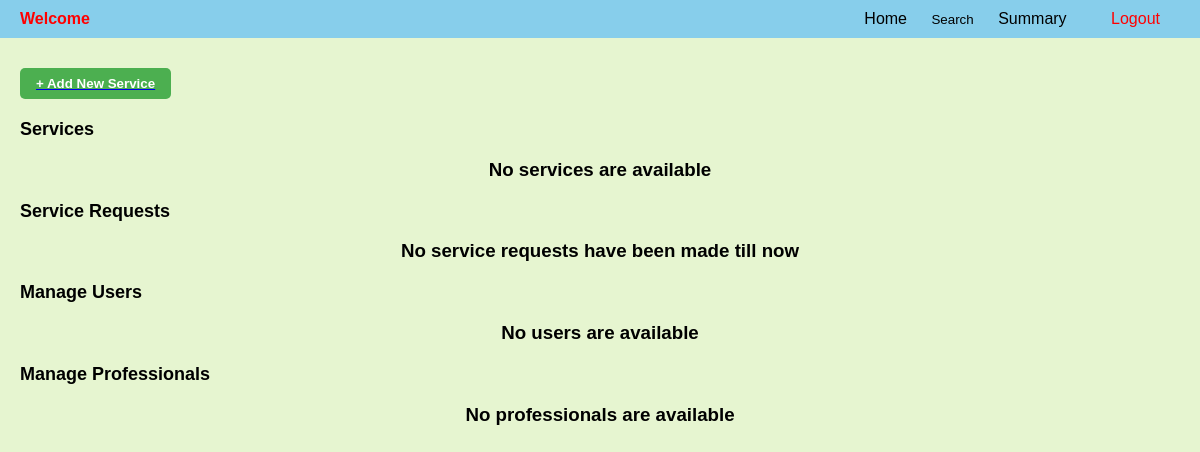
/admin, run on an earlier commit of the app's database.
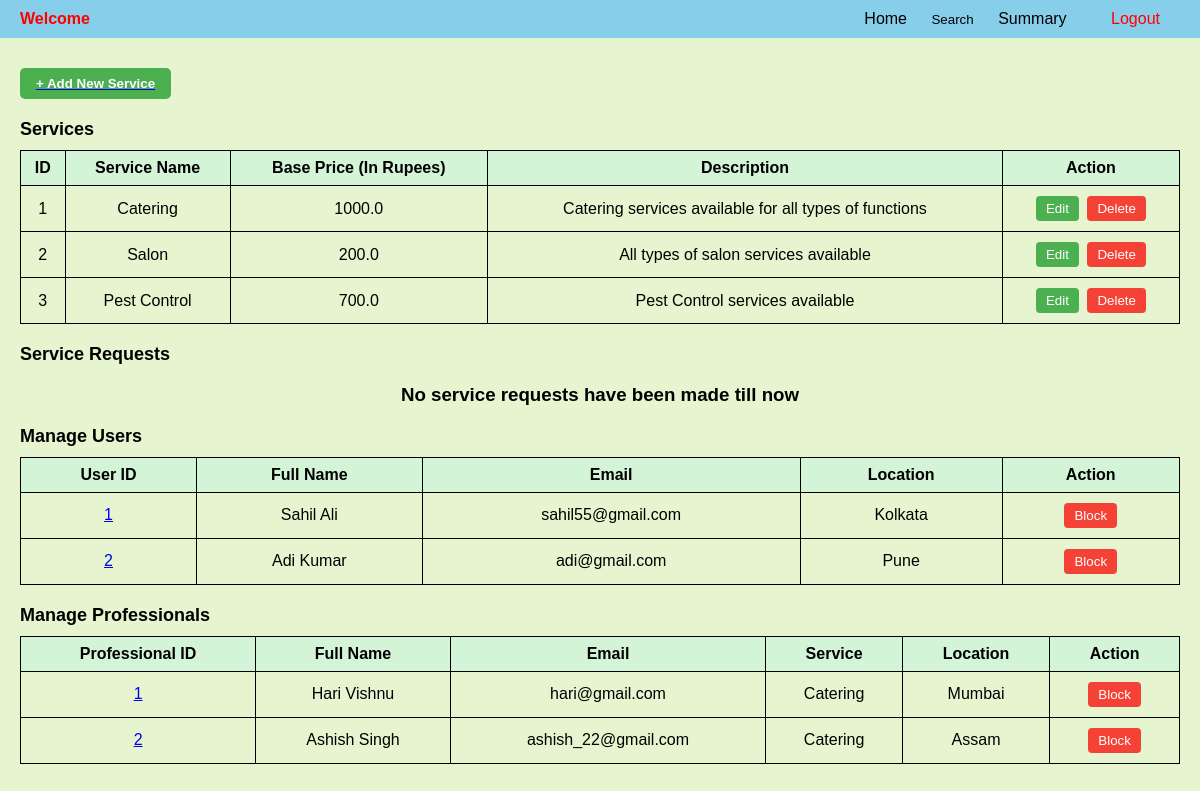
And on a later commit of the database.
### backend/models.py (models this page shows)
class Service(db.Model):
    __tablename__="service"
    id=db.Column(db.Integer,primary_key=True)
    name=db.Column(db.String,unique=True,nullable=False)
    baseprice=db.Column(db.Float, default=0.0)
    desc=db.Column(db.String,nullable=False)
    professionals=db.relationship('Prof_Info', back_populates='service',cascade='all,delete')

class User_Info(db.Model):
    __tablename__="user_info"
    id=db.Column(db.Integer,primary_key=True)
    email=db.Column(db.String,unique=True,nullable=False)
    password=db.Column(db.String,nullable=False)
    role=db.Column(db.Integer,default=1)
    full_name=db.Column(db.String,nullable=False)
    location=db.Column(db.String,nullable=False)
    pin_code=db.Column(db.Integer,nullable=False)
    user_status=db.Column(db.String,default='approved')
    phone=db.Column(db.Integer,nullable=False, unique=True)

class Prof_Info(db.Model):
    __tablename__="prof_info"
    id=db.Column(db.Integer,primary_key=True)
    email=db.Column(db.String,unique=True,nullable=False)
    password=db.Column(db.String,nullable=False)
    role=db.Column(db.Integer,default=2)
    full_name=db.Column(db.String,nullable=False)
    service_name=db.Column(db.Integer, db.ForeignKey("service.id"), nullable=False)
    experience=db.Column(db.Integer,nullable=False)
    location=db.Column(db.String,nullable=False)
    pin_code=db.Column(db.Integer,nullable=False)
    prof_status=db.Column(db.String,default='requested')#requested,approved,rejected,blocked
    service=db.relationship("Service",back_populates="professionals")
    phone=db.Column(db.Integer,nullable=False, unique=True)

### backend/controllers.py (the view)
@app.route("/admin")
def admin_dashboard():
    services = Service.query.all()
    professionals = Prof_Info.query.all()
    users = User_Info.query.all()
    service_requests = Service_req.query.all()
    return render_template("admin_dash.html", services=services, professionals=professionals, users=users, service_requests=service_requests)

### templates/admin_dash.html (shortened to what this page needs)
{% extends "admin_layout.html" %}
{% block content %}
</head>
<body>
    <div class="container">
        <a href="/service" type="button">
            <button type="submit" class="btn-add">+ Add New Service</button>
        </a>
        <div class="section-title">Services</div>
        {% if services %}
        <table class="table">
             <tr>
                <th>ID</th>
                <th>Service Name</th>
                <th>Base Price (In Rupees)</th>
                <th>Description</th>
                <th>Action</th>
             </tr>
             {% for service in services %}
             <tr>
                <td>{{ service.id }}</td>
                <td>{{ service.name }}</td>
                <td>{{ service.baseprice }}</td>
                <td>{{ service.desc }}</td>
                <td class="action-buttons">
                    <a href="/edit_service/{{service.id}}" type="button"><button class="btn-edit">Edit</button></a>
                    <form action="{{ url_for('delete_service', id=service.id) }}" method="POST" style="display: inline;">
                        <button type="submit" class="btn-delete" onclick="return confirm('Are you sure you want to delete this service?');">Delete</button>
                    </form>
                </td>
             </tr>
            {% endfor %}
        </table>
        {% else %}
        <h3 class="center" style="text-align: center;">No services are available</h3>
        {% endif %}
        <div class="section-title">Service Requests</div>
        {% if service_requests %}
        <table class="table">
            <thead>
                <tr>
                    <th>ID</th>
                    <th>Customer</th>
                    <th>Professional</th>
                    <th>Date Requested</th>
                    <th>Status</th>
                </tr>
            </thead>
            <tbody>
                {% for request in service_requests %}
                <tr>
                    <td><a href="{{ url_for('service_request_details', id=request.id) }}">{{ request.id }}</a></td>
                    <td>{{ request.customer.full_name }}</td>
                    <td>{{ request.professional.full_name }}</td>
                    <td>{{ request.date_of_req.strftime('%Y-%m-%d') }}</td>
                    <td>{{ request.status }}</td>
                </tr>
                {% endfor %}
            </tbody>
        </table>
        {% else %}
        <h3 class="center" style="text-align: center;">No service requests have been made till now</h3>
        {% endif %}
        <div class="section-title">Manage Users</div>
        {% if users %}
        <table class="table">
            <tr>
                <th>User ID</th>
                <th>Full Name</th>
                <th>Email</th>
                <th>Location</th>
                <th>Action</th>
            </tr>
            {% for user_info in users %}
            <tr>
                <td><a href="{{ url_for('view_user_profile', id=user_info.id)}}">{{ user_info.id }}</a></td>
                <td>{{ user_info.full_name }}</td>
                <td>{{ user_info.email }}</td>
                <td>{{ user_info.location }}</td>
                <td class="action-buttons">
                    {% if user_info.user_status == 'approved' %}
                    <form action="{{url_for('block_user', id=user_info.id)}}" method="POST">
                        <button class="btn-block" onclick="return confirm('Are you sure you want to block this user?');">Block</button>
                    </form>
                    {% elif user_info.user_status == 'blocked' %}
                    <form action="{{url_for('unblock_user', id=user_info.id)}}" method="POST">
                        <button class="btn-block" onclick="return confirm('Are you sure you want to unblock this user?');">Unblock</button>
                    </form>
                     {% endif %}
                </td>
            </tr>
            {% endfor %}
        </table>
        {% else %}
        <h3 class="center" style="text-align: center;">No users are available</h3>
        {% endif %}
        <div class="section-title">Manage Professionals</div>
        {% if professionals %}
        <table class="table">
            <tr>
                <th>Professional ID</th>
                <th>Full Name</th>
                <th>Email</th>
                <th>Service</th>
                <th>Location</th>
                <th>Action</th>
            </tr>
            {% for prof_info in professionals %}
            <tr>
                <td><a href="/professional_profile/{{prof_info.id}}">{{ prof_info.id }}</a></td>
                <td>{{ prof_info.full_name }}</td>
                <td>{{ prof_info.email }}</td>
                <td>{{ prof_info.service.name }}</td>
                <td>{{ prof_info.location }}</td>
                <td class="action-buttons">
                    {% if prof_info.prof_status == 'approved' %}
                    <form action="{{url_for('block_professional', id=prof_info.id)}}" method="POST">
                        <button class="btn-block" onclick="return confirm('Are you sure you want to block this professional?');">Block</button>
                    </form>
                    {% elif prof_info.prof_status == 'requested' %}
                        <form action="{{url_for('approve_professional', id=prof_info.id)}}" method="POST"><button class="btn-approve">Approve</button></form>
                        <form action="{{url_for('delete_professional', id=prof_info.id)}}" method="POST"><button class="btn-delete">Delete</button></form>
                    {% endif %}
                </td>
            </tr>
            {% endfor %}
        </table>
        {% else %}
        <h3 class="center" style="text-align: center;">No professionals are available</h3>
        {% endif %}
    </div>
</body>
</html>
{% endblock %}

### templates/admin_layout.html (shortened to what this page needs)
<!DOCTYPE html>
<html lang="en">
<head>
</head>
<body>
    <div class="navbar">
        <span class="title">Welcome {{name}}</span>
        <div>
            <a href="/admin">Home</a>
            <form action="/search_professional" method="GET" style="display: inline;">
                <button type="submit" style="background: none; border: none; padding: 0; cursor: pointer; color: inherit;">Search</button>
            </form>
            <a href="{{ url_for('admin_summary') }}">Summary</a>
            <a href="/logout" id="logout">Logout</a>
        </div>
    </div>
    {%block content%}{%endblock%}
</body>
</html>

### templates/admin_layout.html (style rules this page uses)
body { font-family: Arial, sans-serif; margin: 0; padding: 0; background-color: #e6f5d0; }
.navbar { background-color: #87ceeb; overflow: hidden; display: flex; justify-content: space-between; align-items: center; padding: 10px 20px; }
.navbar .title { color: red; font-weight: bold; }
.navbar a { text-decoration: none; color: #000; padding: 14px 20px; transition: background-color 0.3s; }
.navbar #logout { color: red; }
.navbar form { display: inline; }

### templates/admin_dash.html (style rules this page uses)
.container { padding: 20px; }
.section-title { font-size: 18px; font-weight: bold; margin-top: 20px; }
.table { width: 100%; border-collapse: collapse; margin-top: 10px; }
.table th, .table td { border: 1px solid #000; padding: 8px; text-align: center; }
.table th { background-color: #d3f4d7; font-weight: bold; }
.action-buttons button { padding: 5px 10px; margin: 2px; border: none; border-radius: 4px; cursor: pointer; }
.btn-edit { background-color: #4CAF50; color: white; }
.btn-delete { background-color: #f44336; color: white; }
.btn-reject, .btn-block { background-color: #f44336; color: white; }
.btn-add { margin-top: 10px; padding: 8px 16px; background-color: #4CAF50; color: white; font-weight: bold; border: none; border-radius: 5px; cursor: pointer; display: block; }

What changed in the data, as far as the page shows it:
added Service: id "1", name "Catering", baseprice "1000.0", desc "Catering services available for all types of functions"
added Service: id "2", name "Salon", baseprice "200.0", desc "All types of salon services available"
added Service: id "3", name "Pest Control", baseprice "700.0", desc "Pest Control services available"
added User_Info: id "1", full_name "Sahil Ali", email "sahil55@gmail.com", location "Kolkata"
added User_Info: id "2", full_name "Adi Kumar", email "adi@gmail.com", location "Pune"
added Prof_Info: id "1", full_name "Hari Vishnu", email "hari@gmail.com", service.name "Catering", location "Mumbai"
added Prof_Info: id "2", full_name "Ashish Singh", email "ashish_22@gmail.com", service.name "Catering", location "Assam"
Also different on the page:
text no longer shown: "No services are available No users are available No professionals are available"
text now shown: "ID Service Name Base Price (In Rupees) Description Action User ID Full Name Email Location Action Professional ID Full Name Email Service Location Action"
